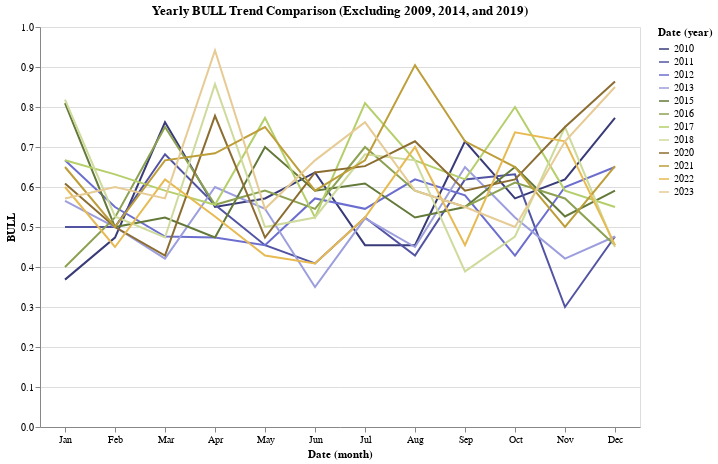

Notebook code cell kept with this figure:
### Code cell
import altair as alt
import pandas as pd

# Assuming 'month_BULL_BEAR_prob' is your DataFrame and it's indexed by 'Date'

# Filter out only BULL data
bull_data = month_BULL_BEAR_prob[['Date', 'BULL']]

# Filter to exclude the years 2009, 2014, and 2019
other_years_bull = bull_data[~bull_data['Date'].dt.year.isin([2009, 2014, 2019])]

# Create an interactive selection
selection = alt.selection_multi(fields=['year(Date)'], bind='legend')

# Plot for all years except 2009, 2014, and 2019
chart_all_except_selected = alt.Chart(other_years_bull).mark_line().encode(
    x='month(Date):O',  # O for ordinal
    y='BULL:Q',
    color=alt.Color('year(Date):N', scale=alt.Scale(scheme='category20b')),  # Using a 20-color scheme for distinction
    tooltip=['year(Date)', 'month(Date)', 'BULL'],
    opacity=alt.condition(selection, alt.value(1), alt.value(0.2))
).add_selection(
    selection
).properties(
    title='Yearly BULL Trend Comparison (Excluding 2009, 2014, and 2019)',
    width=600,
    height=400
)

chart_all_except_selected.display()

### Figure 1 — Vega-Lite specification as saved in the notebook (floating-point values rounded to 4 significant figures; data arrays with more than 128 entries replaced by an {"elided": "..."} marker saying what was removed)
{"config": {"view": {"continuousWidth": 300, "continuousHeight": 300}}, "data": {"name": "data-f4540cde417820b17a12b9b92e767ce7"}, "mark": {"type": "line"}, "encoding": {"color": {"field": "Date", "scale": {"scheme": "category20b"}, "timeUnit": "year", "type": "nominal"}, "opacity": {"condition": {"param": "param_2", "value": 1}, "value": 0.2}, "tooltip": [{"field": "Date", "timeUnit": "year", "type": "temporal"}, {"field": "Date", "timeUnit": "month", "type": "temporal"}, {"field": "BULL", "type": "quantitative"}], "x": {"field": "Date", "timeUnit": "month", "type": "ordinal"}, "y": {"field": "BULL", "type": "quantitative"}}, "height": 400, "params": [{"name": "param_2", "select": {"type": "point", "fields": ["year(Date)"]}, "bind": "legend"}], "title": "Yearly BULL Trend Comparison (Excluding 2009, 2014, and 2019)", "width": 600, "$schema": "https://vega.github.io/schema/vega-lite/v5.16.3.json", "datasets": {"data-f4540cde417820b17a12b9b92e767ce7": {"elided": "144 records"}}}
